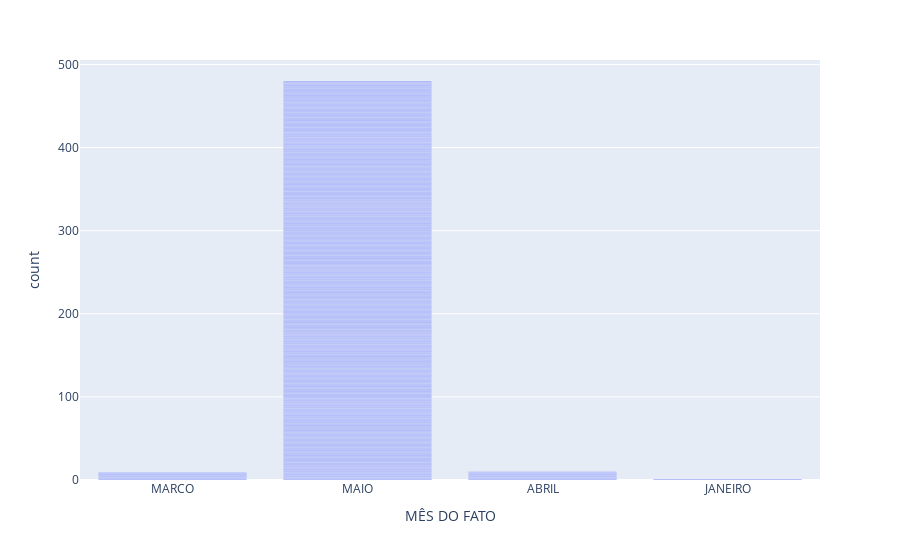

Notebook code cell kept with this figure:
### Code cell
px.bar(df.iloc[:500], x='MÊS DO FATO')

### Figure 1 — Plotly figure (JSON) as saved in the notebook; plotly's stock layout.template omitted (floating-point values rounded to 4 significant figures; data arrays with more than 128 entries replaced by an {"elided": "..."} marker saying what was removed)
{"data": [{"alignmentgroup": "True", "hovertemplate": "MÊS DO FATO=%{x}<br>count=%{y}<extra></extra>", "legendgroup": "", "marker": {"color": "#636efa", "pattern": {"shape": ""}}, "name": "", "offsetgroup": "", "orientation": "v", "showlegend": false, "textposition": "auto", "type": "bar", "x": {"elided": "500 str values"}, "xaxis": "x", "y": {"elided": "500 int values"}, "yaxis": "y"}], "layout": {"barmode": "relative", "legend": {"tracegroupgap": 0}, "margin": {"t": 60}, "xaxis": {"anchor": "y", "domain": [0, 1], "title": {"text": "MÊS DO FATO"}}, "yaxis": {"anchor": "x", "domain": [0, 1], "title": {"text": "count"}}}}
